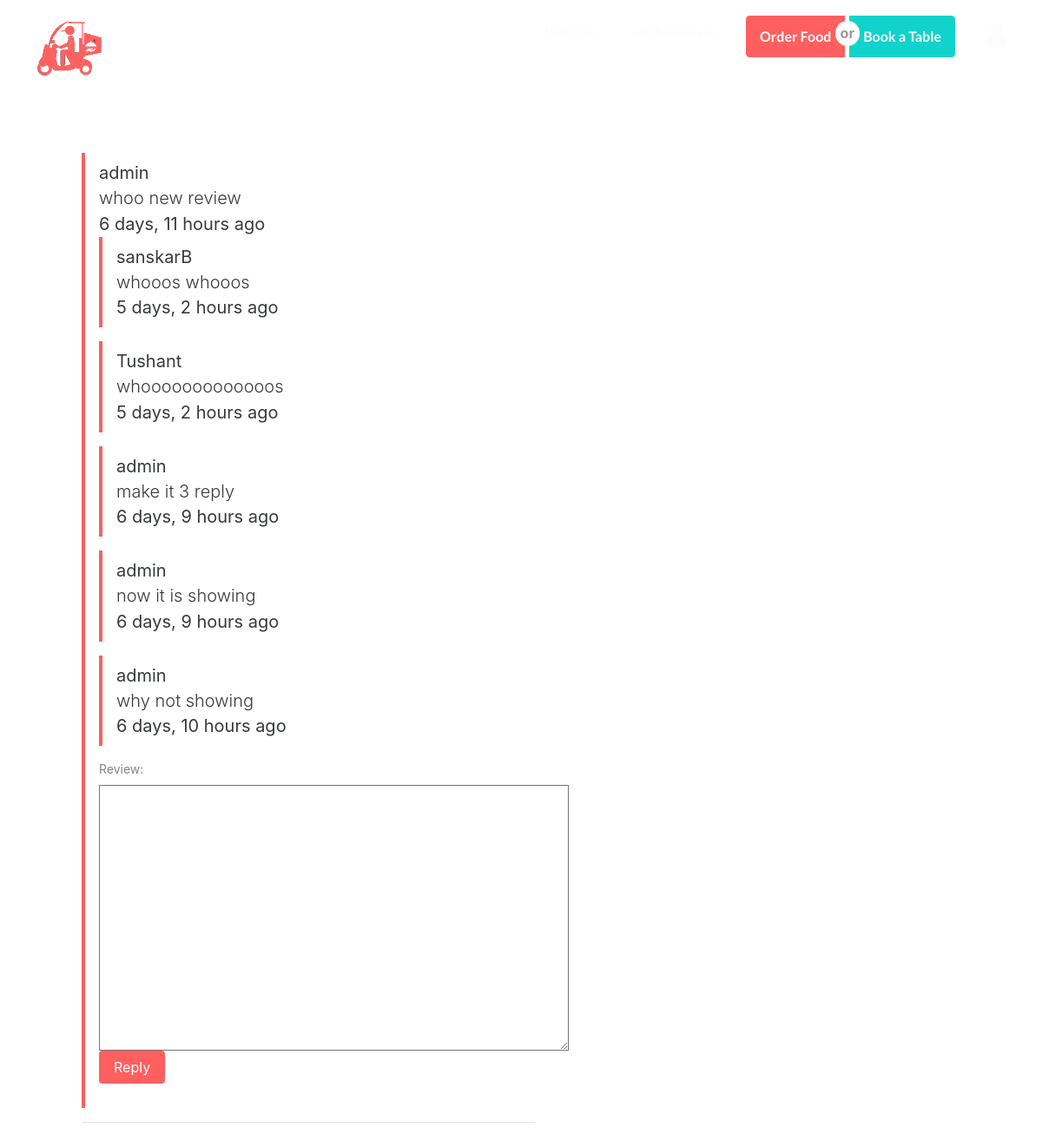
The page /review/3/ (signed in) on the database its author committed.
### review/models.py (models this page shows, shortened)
class Review(models.Model):
	reviewer = models.ForeignKey(User, null=True) #user
	content_type = models.ForeignKey(ContentType, on_delete=models.CASCADE)  # these 3 items are gonna takes place of restaurant foriegn key
	object_id = models.PositiveIntegerField()
	content_object = GenericForeignKey('content_type', 'object_id')
	parent = models.ForeignKey("self", null=True, blank=True, related_name="parent_review")
	review = models.TextField() #content
	created = models.DateTimeField(auto_now_add=True)
	updated = models.DateTimeField(auto_now=True)
	objects = ReviewManager() # this gives to replace Review.objects in above code
	class Meta:
		ordering = ('-created',)
	def children(self): # replies
		return Review.objects.filter(parent=self)

### review/views.py (the view, shortened to what this page needs)
# urls.py: url(r'^(?P<review_id>\d+)/$', views.review_thread, name='thread'),
def review_thread(request, review_id):
	review_object = get_object_or_404(Review, id=review_id)
	initial_data = {
		'content_type':review_object.content_type, # no need to give () because its a parenthesis
		'object_id':review_object.object_id
	}
	form = ReviewForm(request.POST or None, initial=initial_data)
	context = {
		"review":review_object,
		"review_form":form
	}
	return render(request, 'review/review_thread.html', context)

### review/forms.py
class ReviewForm(forms.Form):
	content_type = forms.CharField(widget=forms.HiddenInput)
	object_id = forms.IntegerField(widget=forms.HiddenInput)
	review = forms.CharField(widget=forms.Textarea)

### review/models.py (called while the page is built)
	def all(self):
		qs = super(ReviewManager, self).filter(parent=None)
		return qs

### review/templates/review/review_thread.html (shortened to what this page needs)
{% extends 'restaurant/base.html' %}
{% load staticfiles %}
{% block header %}
	<div class="container-fluid">
		<nav class="navbar navbar-dark bg-inverse">
		  <div class="collapse navbar-toggleable-xs" id="exCollapsingNavbar2">
		    <a class="navbar-brand" href="#"><img src="{% static 'img/foodieLogo.png'%}" alt="" class="img-fluid"></a>
		    <ul class="nav navbar-nav pull-xs-right">
		      <li class="nav-item active">
		        <a class="nav-link" href="#">Welcome <span class="sr-only">(current)</span></a>
		      </li>
		      <li class="nav-item">
		        <a class="nav-link" href="#">Add Restaurant</a>
		      </li>
		      <li class="nav-item">
		        <div class="ui buttons">
				  <a class="nav-link ui button tomato pair">Order Food</a>
				  <div class="or"></div>
				  <a class="nav-link ui positive button pair book">Book a Table</a>
			</div>
		      </li>
		      {% if user.is_authenticated %}
			      <li class="nav-item">
					  	<a class="nav-link user-icon" href="{% url 'userprofiles:profile' user.username|slugify %}"><i class="fa fa-user"></i></a>
				</li>
			{% else %}
				<li class="nav-item">
				      <div class="ui buttons">
					  	<a class="ui button tomato loginbtn" href="{% url 'account_login' %}">Login</a>
					</div>
				</li>
			{% endif %}
		    </ul>
		  </div>
		</nav>
	</div>
{% endblock header %}
{% block content %}
	{% with review as object %}
	<div class="col-sm-12 col-md-12">
		<div class="ui threaded comments" style="padding:4em;">
			<blockquote class="blockquote">
			  	<span> {{review.reviewer }} <p class="lead"> {{ review.review }} </p></span>
			  	<footer> {{review.created|timesince}} ago </footer>
				{% for child_review in review.children %}
				<blockquote class="blockquote">
				  	<span> {{child_review.reviewer }} <p class="lead"> {{ child_review.review }} </p></span>
				  	<footer> {{child_review.created|timesince}} ago </footer>
			  	</blockquote>
				{% endfor %}
			  	<form action="." method="POST">
					{{ review_form }}
					<input type="submit" class="btn tomato" value="Reply" />
				</form>
			  </blockquote><hr/>
		 </div>
	</div>
	{% endwith %}
{% endblock %}

### restaurants/static/css/main.css (style rules this page uses)
.navbar { background: transparent !important; margin-top: 0px !important; }
.navbar a { color:#fcfcfc !important; margin:10px; font-family: Ubuntu; }
.user-icon .fa-user { color:#fcfcfc !important; font-size:2em; }
.pair { padding:1em 1em !important; }
.book { background: #11d3cb !important; }
.ui.buttons { margin:10px; }
.tomato { color:#fff !important; background:#ff5f5f !important; }
.ui label { font-size: 14px !important; color:rgba(115, 112, 112, 0.87) !important; }
.blockquote { padding: .5rem 1rem; margin-bottom: 1rem; font-size: 1.25rem; border-left: .25rem solid #ff5f5f; }

### rows shown on the page
Review: reviewer "admin", review "whoo new review", created "6 days, 11 hours"
Review: reviewer "sanskarB", review "whooos whooos", created "5 days, 2 hours"
Review: reviewer "Tushant", review "whooooooooooooos", created "5 days, 2 hours"
Review: reviewer "admin", review "make it 3 reply", created "6 days, 9 hours"
Review: reviewer "admin", review "now it is showing", created "6 days, 9 hours"
Review: reviewer "admin", review "why not showing", created "6 days, 10 hours"
